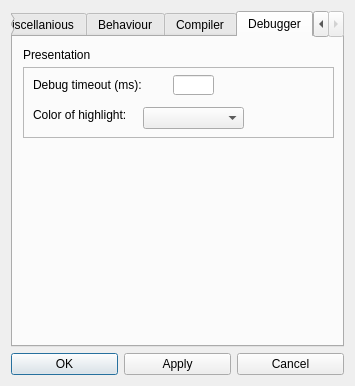
<?xml version="1.0" encoding="UTF-8"?>
<ui version="4.0">
 <class>PreferencesDialog</class>
 <widget class="QDialog" name="PreferencesDialog">
  <property name="geometry">
   <rect>
    <x>0</x>
    <y>0</y>
    <width>355</width>
    <height>386</height>
   </rect>
  </property>
  <property name="minimumSize">
   <size>
    <width>350</width>
    <height>300</height>
   </size>
  </property>
  <property name="maximumSize">
   <size>
    <width>400</width>
    <height>1000</height>
   </size>
  </property>
  <property name="windowTitle">
   <string>Preferences</string>
  </property>
  <property name="windowIcon">
   <iconset resource="../qrgui.qrc">
    <normaloff>:/icons/qreal.png</normaloff>:/icons/qreal.png</iconset>
  </property>
  <layout class="QGridLayout" name="gridLayout_2">
   <item row="1" column="0">
    <widget class="QPushButton" name="okButton">
     <property name="text">
      <string>OK</string>
     </property>
    </widget>
   </item>
   <item row="1" column="1">
    <widget class="QPushButton" name="applyButton">
     <property name="text">
      <string>Apply</string>
     </property>
    </widget>
   </item>
   <item row="1" column="2">
    <widget class="QPushButton" name="cancelButton">
     <property name="text">
      <string>Cancel</string>
     </property>
    </widget>
   </item>
   <item row="0" column="0" colspan="3">
    <widget class="QTabWidget" name="preferenciesTabWidget">
     <property name="enabled">
      <bool>true</bool>
     </property>
     <property name="currentIndex">
      <number>4</number>
     </property>
     <widget class="QWidget" name="editorTab">
      <attribute name="title">
       <string>Editor</string>
      </attribute>
      <widget class="QFrame" name="frame">
       <property name="geometry">
        <rect>
         <x>10</x>
         <y>30</y>
         <width>311</width>
         <height>101</height>
        </rect>
       </property>
       <property name="frameShape">
        <enum>QFrame::StyledPanel</enum>
       </property>
       <property name="frameShadow">
        <enum>QFrame::Raised</enum>
       </property>
       <widget class="QCheckBox" name="showGridCheckBox">
        <property name="geometry">
         <rect>
          <x>10</x>
          <y>10</y>
          <width>101</width>
          <height>20</height>
         </rect>
        </property>
        <property name="text">
         <string>Show grid</string>
        </property>
        <property name="checked">
         <bool>true</bool>
        </property>
       </widget>
       <widget class="QCheckBox" name="activateGridCheckBox">
        <property name="geometry">
         <rect>
          <x>150</x>
          <y>10</y>
          <width>151</width>
          <height>20</height>
         </rect>
        </property>
        <property name="text">
         <string>Activate grid</string>
        </property>
        <property name="tristate">
         <bool>false</bool>
        </property>
       </widget>
       <widget class="QSlider" name="gridWidthSlider">
        <property name="geometry">
         <rect>
          <x>10</x>
          <y>70</y>
          <width>241</width>
          <height>19</height>
         </rect>
        </property>
        <property name="minimum">
         <number>0</number>
        </property>
        <property name="maximum">
         <number>150</number>
        </property>
        <property name="singleStep">
         <number>1</number>
        </property>
        <property name="pageStep">
         <number>10</number>
        </property>
        <property name="orientation">
         <enum>Qt::Horizontal</enum>
        </property>
       </widget>
       <widget class="QLabel" name="label_13">
        <property name="geometry">
         <rect>
          <x>263</x>
          <y>70</y>
          <width>46</width>
          <height>13</height>
         </rect>
        </property>
        <property name="text">
         <string>Width</string>
        </property>
       </widget>
       <widget class="QCheckBox" name="activateAlignmentCheckBox">
        <property name="geometry">
         <rect>
          <x>150</x>
          <y>40</y>
          <width>151</width>
          <height>17</height>
         </rect>
        </property>
        <property name="minimumSize">
         <size>
          <width>150</width>
          <height>0</height>
         </size>
        </property>
        <property name="text">
         <string>Activate alignment</string>
        </property>
        <property name="checked">
         <bool>true</bool>
        </property>
       </widget>
       <widget class="QCheckBox" name="showAlignmentCheckBox">
        <property name="geometry">
         <rect>
          <x>10</x>
          <y>40</y>
          <width>131</width>
          <height>20</height>
         </rect>
        </property>
        <property name="minimumSize">
         <size>
          <width>130</width>
          <height>0</height>
         </size>
        </property>
        <property name="text">
         <string>Show alignment</string>
        </property>
        <property name="checked">
         <bool>true</bool>
        </property>
       </widget>
      </widget>
      <widget class="QLabel" name="label">
       <property name="geometry">
        <rect>
         <x>10</x>
         <y>10</y>
         <width>31</width>
         <height>16</height>
        </rect>
       </property>
       <property name="text">
        <string>Grid</string>
       </property>
      </widget>
      <widget class="QLabel" name="label_2">
       <property name="geometry">
        <rect>
         <x>10</x>
         <y>140</y>
         <width>121</width>
         <height>16</height>
        </rect>
       </property>
       <property name="text">
        <string>Embedded Linkers</string>
       </property>
      </widget>
      <widget class="QFrame" name="frame_2">
       <property name="geometry">
        <rect>
         <x>10</x>
         <y>160</y>
         <width>311</width>
         <height>61</height>
        </rect>
       </property>
       <property name="frameShape">
        <enum>QFrame::StyledPanel</enum>
       </property>
       <property name="frameShadow">
        <enum>QFrame::Raised</enum>
       </property>
       <widget class="QSlider" name="embeddedLinkerSizeSlider">
        <property name="geometry">
         <rect>
          <x>10</x>
          <y>10</y>
          <width>241</width>
          <height>16</height>
         </rect>
        </property>
        <property name="minimum">
         <number>4</number>
        </property>
        <property name="maximum">
         <number>20</number>
        </property>
        <property name="orientation">
         <enum>Qt::Horizontal</enum>
        </property>
       </widget>
       <widget class="QLabel" name="label_3">
        <property name="geometry">
         <rect>
          <x>263</x>
          <y>10</y>
          <width>51</width>
          <height>16</height>
         </rect>
        </property>
        <property name="text">
         <string>Size</string>
        </property>
       </widget>
       <widget class="QSlider" name="embeddedLinkerIndentSlider">
        <property name="geometry">
         <rect>
          <x>10</x>
          <y>30</y>
          <width>241</width>
          <height>16</height>
         </rect>
        </property>
        <property name="minimum">
         <number>5</number>
        </property>
        <property name="maximum">
         <number>20</number>
        </property>
        <property name="orientation">
         <enum>Qt::Horizontal</enum>
        </property>
       </widget>
       <widget class="QLabel" name="label_4">
        <property name="geometry">
         <rect>
          <x>263</x>
          <y>30</y>
          <width>101</width>
          <height>16</height>
         </rect>
        </property>
        <property name="text">
         <string>Indent</string>
        </property>
       </widget>
      </widget>
      <widget class="QFrame" name="frame_8">
       <property name="geometry">
        <rect>
         <x>10</x>
         <y>250</y>
         <width>311</width>
         <height>41</height>
        </rect>
       </property>
       <property name="maximumSize">
        <size>
         <width>321</width>
         <height>41</height>
        </size>
       </property>
       <property name="frameShape">
        <enum>QFrame::StyledPanel</enum>
       </property>
       <property name="frameShadow">
        <enum>QFrame::Raised</enum>
       </property>
       <widget class="QLabel" name="label_17">
        <property name="geometry">
         <rect>
          <x>223</x>
          <y>10</y>
          <width>81</width>
          <height>16</height>
         </rect>
        </property>
        <property name="text">
         <string>Zoom factor</string>
        </property>
       </widget>
       <widget class="QSlider" name="zoomFactorSlider">
        <property name="geometry">
         <rect>
          <x>10</x>
          <y>10</y>
          <width>201</width>
          <height>16</height>
         </rect>
        </property>
        <property name="minimum">
         <number>0</number>
        </property>
        <property name="maximum">
         <number>10</number>
        </property>
        <property name="pageStep">
         <number>1</number>
        </property>
        <property name="value">
         <number>4</number>
        </property>
        <property name="orientation">
         <enum>Qt::Horizontal</enum>
        </property>
       </widget>
      </widget>
      <widget class="QLabel" name="label_19">
       <property name="geometry">
        <rect>
         <x>20</x>
         <y>230</y>
         <width>121</width>
         <height>16</height>
        </rect>
       </property>
       <property name="text">
        <string>Zoom</string>
       </property>
      </widget>
     </widget>
     <widget class="QWidget" name="miscTab">
      <attribute name="title">
       <string>Miscellanious</string>
      </attribute>
      <widget class="QFrame" name="frame_3">
       <property name="geometry">
        <rect>
         <x>10</x>
         <y>30</y>
         <width>311</width>
         <height>61</height>
        </rect>
       </property>
       <property name="frameShape">
        <enum>QFrame::StyledPanel</enum>
       </property>
       <property name="frameShadow">
        <enum>QFrame::Raised</enum>
       </property>
       <widget class="QCheckBox" name="antialiasingCheckBox">
        <property name="geometry">
         <rect>
          <x>10</x>
          <y>10</y>
          <width>291</width>
          <height>20</height>
         </rect>
        </property>
        <property name="text">
         <string>Antialiasing</string>
        </property>
       </widget>
       <widget class="QCheckBox" name="openGLCheckBox">
        <property name="geometry">
         <rect>
          <x>10</x>
          <y>30</y>
          <width>291</width>
          <height>20</height>
         </rect>
        </property>
        <property name="text">
         <string>OpenGL rendering</string>
        </property>
       </widget>
      </widget>
      <widget class="QLabel" name="label_5">
       <property name="geometry">
        <rect>
         <x>10</x>
         <y>10</y>
         <width>61</width>
         <height>16</height>
        </rect>
       </property>
       <property name="text">
        <string>Graphics</string>
       </property>
      </widget>
      <widget class="QLabel" name="label_6">
       <property name="geometry">
        <rect>
         <x>10</x>
         <y>100</y>
         <width>61</width>
         <height>16</height>
        </rect>
       </property>
       <property name="text">
        <string>Other</string>
       </property>
      </widget>
      <widget class="QFrame" name="frame_4">
       <property name="geometry">
        <rect>
         <x>10</x>
         <y>120</y>
         <width>311</width>
         <height>61</height>
        </rect>
       </property>
       <property name="frameShape">
        <enum>QFrame::StyledPanel</enum>
       </property>
       <property name="frameShadow">
        <enum>QFrame::Raised</enum>
       </property>
       <widget class="QCheckBox" name="splashScreenCheckBox">
        <property name="geometry">
         <rect>
          <x>10</x>
          <y>10</y>
          <width>291</width>
          <height>20</height>
         </rect>
        </property>
        <property name="text">
         <string>Show splashscreen</string>
        </property>
       </widget>
       <widget class="QCheckBox" name="chaoticEditionCheckBox">
        <property name="geometry">
         <rect>
          <x>10</x>
          <y>30</y>
          <width>291</width>
          <height>20</height>
         </rect>
        </property>
        <property name="text">
         <string>Chaotic Edition</string>
        </property>
       </widget>
      </widget>
     </widget>
     <widget class="QWidget" name="tab">
      <attribute name="title">
       <string>Behaviour</string>
      </attribute>
      <widget class="QFrame" name="frame_5">
       <property name="geometry">
        <rect>
         <x>10</x>
         <y>30</y>
         <width>311</width>
         <height>41</height>
        </rect>
       </property>
       <property name="frameShape">
        <enum>QFrame::StyledPanel</enum>
       </property>
       <property name="frameShadow">
        <enum>QFrame::Raised</enum>
       </property>
       <widget class="QCheckBox" name="paletteTabCheckBox">
        <property name="geometry">
         <rect>
          <x>10</x>
          <y>10</y>
          <width>291</width>
          <height>20</height>
         </rect>
        </property>
        <property name="text">
         <string>Palette tab switching</string>
        </property>
       </widget>
      </widget>
      <widget class="QLabel" name="label_7">
       <property name="geometry">
        <rect>
         <x>10</x>
         <y>10</y>
         <width>61</width>
         <height>16</height>
        </rect>
       </property>
       <property name="text">
        <string>Automatics</string>
       </property>
      </widget>
      <widget class="QFrame" name="frame_6">
       <property name="geometry">
        <rect>
         <x>10</x>
         <y>110</y>
         <width>311</width>
         <height>81</height>
        </rect>
       </property>
       <property name="frameShape">
        <enum>QFrame::StyledPanel</enum>
       </property>
       <property name="frameShadow">
        <enum>QFrame::Raised</enum>
       </property>
       <widget class="QCheckBox" name="diagramCreateCheckBox">
        <property name="geometry">
         <rect>
          <x>10</x>
          <y>10</y>
          <width>291</width>
          <height>20</height>
         </rect>
        </property>
        <property name="text">
         <string>New diagram creating</string>
        </property>
       </widget>
       <widget class="QCheckBox" name="saveExitCheckBox">
        <property name="geometry">
         <rect>
          <x>10</x>
          <y>30</y>
          <width>291</width>
          <height>20</height>
         </rect>
        </property>
        <property name="text">
         <string>Save on exit</string>
        </property>
       </widget>
       <widget class="QCheckBox" name="chooseDiagramsToSaveCheckBox">
        <property name="geometry">
         <rect>
          <x>10</x>
          <y>50</y>
          <width>291</width>
          <height>20</height>
         </rect>
        </property>
        <property name="text">
         <string>Choose diagrams to save</string>
        </property>
       </widget>
      </widget>
      <widget class="QLabel" name="label_8">
       <property name="geometry">
        <rect>
         <x>10</x>
         <y>90</y>
         <width>81</width>
         <height>16</height>
        </rect>
       </property>
       <property name="text">
        <string>Suggestions</string>
       </property>
      </widget>
     </widget>
     <widget class="QWidget" name="tab_2">
      <attribute name="title">
       <string>Compiler</string>
      </attribute>
      <layout class="QGridLayout" name="gridLayout_3">
       <item row="0" column="0">
        <widget class="QRadioButton" name="windowsButton">
         <property name="text">
          <string>Windows</string>
         </property>
         <property name="autoExclusive">
          <bool>true</bool>
         </property>
        </widget>
       </item>
       <item row="1" column="0">
        <widget class="QRadioButton" name="linuxButton">
         <property name="text">
          <string>Linux</string>
         </property>
        </widget>
       </item>
       <item row="2" column="0">
        <widget class="QRadioButton" name="otherButton">
         <property name="text">
          <string>Other</string>
         </property>
        </widget>
       </item>
       <item row="3" column="0">
        <widget class="QWidget" name="compilerSettingsWidget" native="true">
         <property name="enabled">
          <bool>false</bool>
         </property>
         <layout class="QGridLayout" name="gridLayout">
          <item row="0" column="0">
           <widget class="QLabel" name="label_9">
            <property name="text">
             <string>path to qmake</string>
            </property>
           </widget>
          </item>
          <item row="0" column="1">
           <widget class="QLineEdit" name="pathToQmake"/>
          </item>
          <item row="1" column="0">
           <widget class="QLabel" name="label_10">
            <property name="text">
             <string>path to make</string>
            </property>
           </widget>
          </item>
          <item row="1" column="1">
           <widget class="QLineEdit" name="pathToMake"/>
          </item>
          <item row="2" column="0">
           <widget class="QLabel" name="label_11">
            <property name="text">
             <string>plugin file extension</string>
            </property>
           </widget>
          </item>
          <item row="2" column="1">
           <widget class="QLineEdit" name="pluginExtension"/>
          </item>
          <item row="3" column="1">
           <widget class="QLineEdit" name="prefix"/>
          </item>
          <item row="3" column="0">
           <widget class="QLabel" name="label_12">
            <property name="text">
             <string>prefix</string>
            </property>
           </widget>
          </item>
         </layout>
        </widget>
       </item>
      </layout>
     </widget>
     <widget class="QWidget" name="debuggerTab">
      <attribute name="title">
       <string>Debugger</string>
      </attribute>
      <widget class="QLabel" name="label_16">
       <property name="geometry">
        <rect>
         <x>10</x>
         <y>10</y>
         <width>71</width>
         <height>16</height>
        </rect>
       </property>
       <property name="text">
        <string>Presentation</string>
       </property>
      </widget>
      <widget class="QFrame" name="frame_7">
       <property name="geometry">
        <rect>
         <x>10</x>
         <y>30</y>
         <width>311</width>
         <height>71</height>
        </rect>
       </property>
       <property name="frameShape">
        <enum>QFrame::StyledPanel</enum>
       </property>
       <property name="frameShadow">
        <enum>QFrame::Raised</enum>
       </property>
       <widget class="QLabel" name="label_14">
        <property name="geometry">
         <rect>
          <x>10</x>
          <y>10</y>
          <width>141</width>
          <height>16</height>
         </rect>
        </property>
        <property name="text">
         <string>Debug timeout (ms):</string>
        </property>
       </widget>
       <widget class="QLineEdit" name="timeoutLineEdit">
        <property name="geometry">
         <rect>
          <x>150</x>
          <y>8</y>
          <width>41</width>
          <height>20</height>
         </rect>
        </property>
       </widget>
       <widget class="QLabel" name="label_15">
        <property name="geometry">
         <rect>
          <x>10</x>
          <y>40</y>
          <width>101</width>
          <height>16</height>
         </rect>
        </property>
        <property name="text">
         <string>Color of highlight:</string>
        </property>
       </widget>
       <widget class="QComboBox" name="colorComboBox">
        <property name="geometry">
         <rect>
          <x>120</x>
          <y>40</y>
          <width>101</width>
          <height>22</height>
         </rect>
        </property>
       </widget>
      </widget>
     </widget>
    </widget>
   </item>
  </layout>
 </widget>
 <resources>
  <include location="../qrgui.qrc"/>
 </resources>
 <connections/>
</ui>
